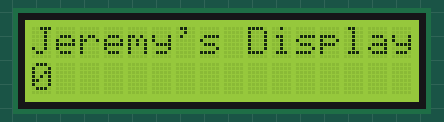
A sketch run on a simulated Arduino Uno, built with avr-gcc and run on an emulated ATmega328P. Shown: 16×2 character LCD.

Above: at 0.1 s.
At 4.1 s:
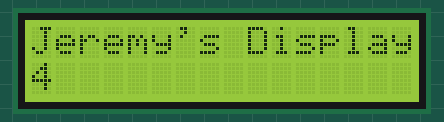
At 9.1 s:
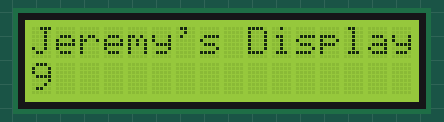
At 19.1 s:
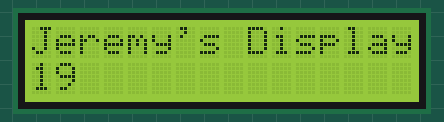
At 28.1 s:
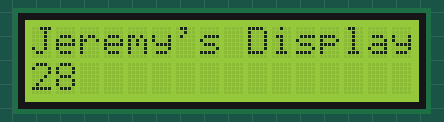
At 38.1 s:
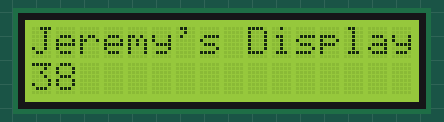

Measured:
- what the display in image 1 shows lasts 1.0 s, from 4.1 s to 5.1 s

The sketch:

12-1_LCD_text.ino
```cpp
// LCD에 문자열과 증가하는 숫자 표시

// LCD 라이브러리 포함
#include <LiquidCrystal.h>

// 시간은 0부터 시작
int time = 0;

// LCD 연결에 사용된 아두이노 핀으로 라이브러리 초기화
LiquidCrystal lcd(2, 3, 4, 5, 6, 7);

void setup()
{
  // LCD를 지정한 수의 행과 열로 설정
  lcd.begin(16, 2);
  // LCD에 문자열 출력
  lcd.print("Jeremy's Display");
}

void loop()
{
  // 커서를 두 번째 줄 첫 번째 칸으로 옮김
  lcd.setCursor(0, 1);
  // 현재 시간 표시
  lcd.print(time);
  // 1초 대기
  delay(1000);
  // 시간 증가
  time++;
}
```
